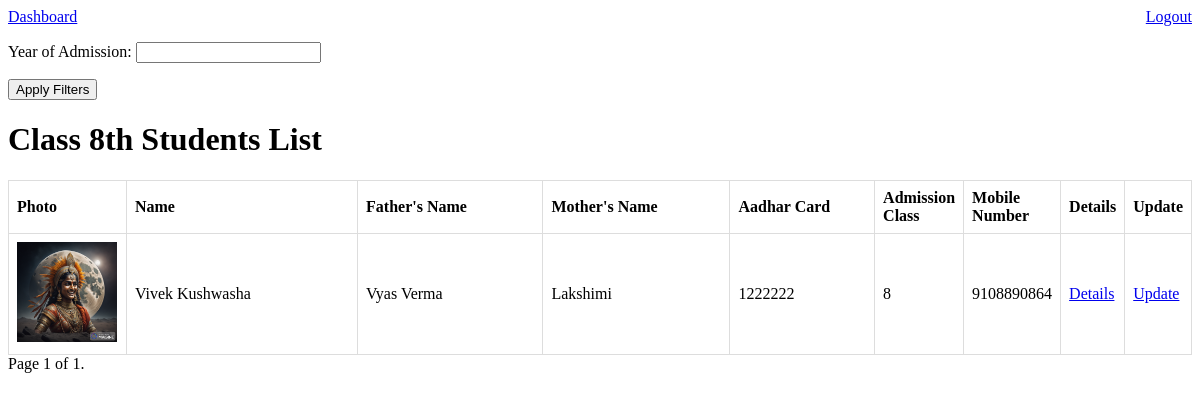
Page /admissions/class_8/ (signed in) on the committed database.
### admissions/models.py (models this page shows, shortened)
class Admission(models.Model):
    first_name = models.CharField(max_length=100)
    middle_name = models.CharField(max_length=100, blank=True)
    last_name = models.CharField(max_length=100, blank=True)
    father_name = models.CharField(max_length=100)
    mother_name = models.CharField(max_length=100)
    date_of_birth = models.DateField()
    aadhar_card = models.CharField(max_length=16)
    photo = models.ImageField(upload_to='photos/')
    previous_school = models.TextField()
    address = models.TextField()
    caste = models.CharField(max_length=50)
    admission_class = models.CharField(max_length=50)
    admission_date = models.DateField(auto_now_add=True)
    mobile_number = models.CharField(max_length=15)
    subjects = models.CharField(max_length=100, blank=True, null=True)

### admissions/views.py (the view)
# urls.py: path('class_8/', views.class_8, name='class_8'),
@login_required
def class_8(request):
    class_8_students = Admission.objects.filter(admission_class='8')
    year_filter_form = AdmissionYearFilterForm(request.GET)
    if year_filter_form.is_valid():
        admission_year = year_filter_form.cleaned_data.get('admission_year')
        if admission_year:
            class_8_students = class_8_students.filter(admission_date__year=admission_year)
    page = request.GET.get('page')
    paginator = Paginator(class_8_students, 20)  # Display 10 students per page, you can adjust this number as needed
    class_8_students = paginator.get_page(page)
    context = {
        'class_8_students': class_8_students,
        'year_filter_form': year_filter_form,
    }
    return render(request, 'admissions/class_8.html', context)

### admissions/forms.py
class AdmissionYearFilterForm(forms.Form):
    admission_year = forms.IntegerField(label='Year of Admission', required=False)

### admissions/templates/admissions/class_8.html (shortened to what this page needs)
<!DOCTYPE html>
<a href="{% url 'dashboard' %}">Dashboard</a>
<a href="{% url 'logout' %}" style="float: right;">Logout</a>
<html>
<head>
</head>
<body>
    <form method="get">
        {{ year_filter_form.as_p }}
        <button type="submit">Apply Filters</button>
    </form>
    <h1>Class 8th Students List</h1>
    <table>
        <thead>
            <tr>
                <th class="photo-column">Photo</th>
                <th class="name-column">Name</th>
                <th class="father-name-column">Father's Name</th>
                <th class="mother-name-column">Mother's Name</th>
                <th class="aadhar-column">Aadhar Card</th>
                <th class="admission-class-column">Admission Class</th>
                <th class="mobile-number-column">Mobile Number</th>
                <th>Details</th>
                <th>Update</th>
            </tr>
        </thead>
        <tbody>
            {% for student in class_8_students %}
                <tr>
                    <td class="photo-column"><img src="{{ student.photo.url }}" alt="{{ student.first_name }} {{ student.last_name }} Photo" width="100"></td>
                    <td class="name-column">{{ student.first_name }} {{ student.middle_name }} {{ student.last_name }}</td>
                    <td class="father-name-column">{{ student.father_name }}</td>
                    <td class="mother-name-column">{{ student.mother_name }}</td>
                    <td class="aadhar-column">{{ student.aadhar_card }}</td>
                    <td class="admission-class-column">{{ student.admission_class }}</td>
                    <td class="mobile-number-column">{{ student.mobile_number }}</td>
                    <td><a href="{% url 'student_details' student.id %}">Details</a></td>
                    <td><a href="{% url 'update_student_class_9' student.id %}">Update</a></td>
                </tr>
            {% endfor %}
        </tbody>
    </table>
</body>
</html>
<div class="pagination">
    <span class="step-links">
        <span class="current-page">
            Page {{ class_8_students.number }} of {{ class_8_students.paginator.num_pages }}.
        </span>
    </span>
</div>

### admissions/templates/admissions/class_8.html (style rules this page uses)
table { border-collapse: collapse; width: 100%; }
th, td { border: 1px solid #ddd; padding: 8px; text-align: left; }
.photo-column { width: 10%; }
.name-column { width: 25%; }
.father-name-column { width: 20%; }
.mother-name-column { width: 20%; }
.aadhar-column { width: 15%; }

### rows in the picture
Admission: photo (picture), first_name "Vivek", middle_name "Kushwasha", father_name "Vyas Verma", mother_name "Lakshimi", aadhar_card "1222222", admission_class "8", mobile_number "9108890864"

### other values in the picture
{{ class_8_students.number }} "1"
{{ class_8_students.paginator.num_pages }} "1"
